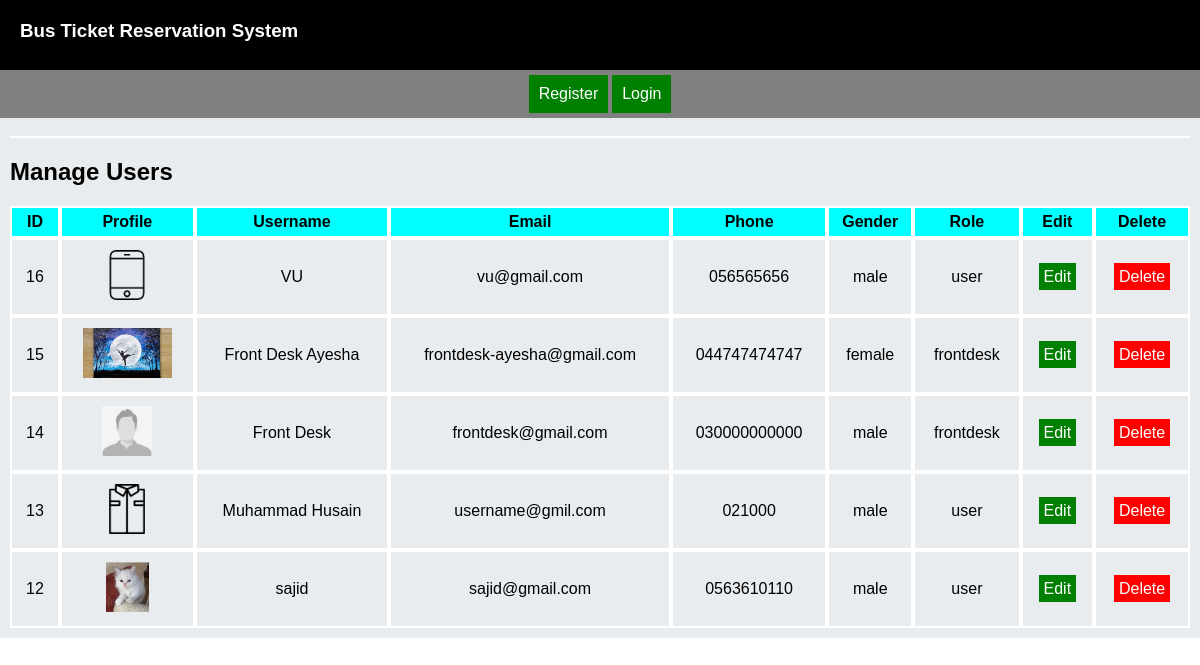
Screenshot of /user/view_users.php with the database file from the repository.
### tables this page shows
CREATE TABLE `tbl_user` (
  `user_id` int(11) NOT NULL,
  `username` varchar(255) NOT NULL,
  `email` varchar(255) NOT NULL,
  `phone` varchar(20) DEFAULT NULL,
  `gender` varchar(200) NOT NULL,
  `image` varchar(200) NOT NULL,
  `password` varchar(255) NOT NULL,
  `role` varchar(10) NOT NULL,
  `join_date` date DEFAULT NULL
);

### user/view_users.php (the view, shortened to what this page needs)
<?php include_once "../headers/header.php" ?>
    <div class="contents">
        <div align="center">
            <hr>
        </div>
        <div>
            <h2>Manage Users</h2>
            <table class="view_users_table" cellpadding="10" cellspacing="0" width="100%">
                <thead>
                <tr style="background: aqua;">
                    <th>ID</th>
                    <th>Profile</th>
                    <th>Username</th>
                    <th>Email</th>
                    <th>Phone</th>
                    <th>Gender</th>
                    <th>Role</th>
                    <th>Edit</th>
                    <th>Delete</th>
                </tr>
                </thead>
                <tbody align="center">
                <?php
                require_once '../dbconnection/database.php';
                $sql = "SELECT * FROM tbl_user WHERE role='user' OR role='frontdesk' ORDER BY user_id DESC ";
                $stmt = $conn->prepare($sql);
                $stmt->execute();
                if ($stmt->rowCount() > 0) {
                    while ($row = $stmt->fetch(PDO::FETCH_ASSOC)) {
                        echo '<tr>';
                        echo '<td>'.$row["user_id"].'</td>';
                        echo '<td><img height="50" src="../'.$row["image"].'"></td>';
                        echo '<td>'.$row["username"].'</td>';
                        echo '<td>'.$row["email"].'</td>';
                        echo '<td>'.$row["phone"].'</td>';
                        echo '<td>'.$row["gender"].'</td>';
                        echo '<td>'.$row["role"].'</td>';
                        echo '<td><a class="edit_button" href="user_edit.php?user_id='.$row["user_id"].'">Edit</a></td>';
                        echo '<td><a class="delete_button" href="user_delete.php?user_id='.$row["user_id"].'">Delete</a></td>';
                        echo '</tr>';
                    }
                } else {
                    echo '<tr>';
                        echo '<td>No User Found</td>';
                    echo '</tr>';
                }
                ?>
                </tbody>
            </table>
        </div>
    </div>
</body>
</html>

### styles/styles.css (style rules this page uses)
body { margin: 0; font-family: sans-serif; }
a { text-decoration: none; }
.contents { padding-top: 10px; padding-left: 10px; padding-right: 10px; padding-bottom: 10px; background: #e9ecef; width: 100%; height: 100%; }
.contents table { margin: auto; }
* { box-sizing: border-box; }
hr { border: 1px solid white; }
.edit_button { background-color: green; color: white; padding: 5px; text-decoration: none; }
.delete_button { background-color: red; color: white; padding: 5px; text-decoration: none; }
.normal_table td, th { border: 2px solid white; padding: 5px; }
.normal_table_borderless td, th { border: 2px solid #e4e4e4; }
.view_users_table td, th { border: 2px solid white; }

### rows the page displays
tbl_user: user_id "16", image (picture), username "VU", email "vu@gmail.com", phone "056565656", gender "male", role "user"
tbl_user: user_id "15", image (placeholder picture), username "Front Desk Ayesha", email "frontdesk-ayesha@gmail.com", phone "044747474747", gender "female", role "frontdesk"
tbl_user: user_id "14", image (placeholder picture), username "Front Desk", email "frontdesk@gmail.com", phone "030000000000", gender "male", role "frontdesk"
tbl_user: user_id "13", image (picture), username "Muhammad Husain", email "username@gmil.com", phone "021000", gender "male", role "user"
tbl_user: user_id "12", image (picture), username "sajid", email "sajid@gmail.com", phone "0563610110", gender "male", role "user"
